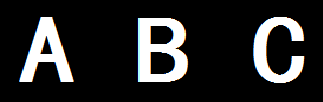
#> input picture chapter7/images/ABC.png, 323 x 102 px
$ python MatchShapes.py
#> lines starting #> are read from the running program, lines starting #| are printed output that depends on the picture; after the words box and inside, x2 and y2 are one past the last pixel; in counts of white or black regions, pixels touching at a corner belong together
# -*- coding:utf-8 -*-
import cv2 as cv
import sys


if __name__ == '__main__':
    # 读取图像ABC.png
    image1 = cv.imread('./images/ABC.png')
#> image1 is the input picture: shape (102, 323, 3); mean B, G, R 40.6, 40.7, 40.5
    if image1 is None:
        print('Failed to read ABC.png.')
        sys.exit()

    image2 = cv.imread('./images/B.png')
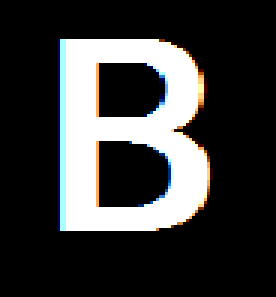
#> input picture chapter7/images/B.png, 92 x 99 px (shown 3 times larger)
#> image2 is the input picture: shape (99, 92, 3); mean B, G, R 57.8, 57.9, 57.4
    if image2 is None:
        print('Failed to read B.png.')
        sys.exit()
    cv.imshow('B', image2)

    # 灰度化
    gray1 = cv.cvtColor(image1, cv.COLOR_BGR2GRAY)
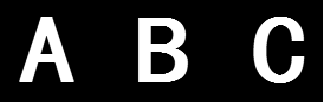
#> gray1: shape (102, 323); min 0, max 255, mean 40.6
    gray2 = cv.cvtColor(image2, cv.COLOR_BGR2GRAY)
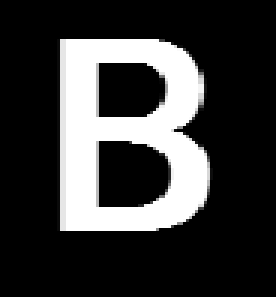
#> gray2: shape (99, 92) (shown 3 times larger); min 0, max 255, mean 57.7

    # 二值化
    _, binary1 = cv.threshold(gray1, 0, 255, cv.THRESH_BINARY)
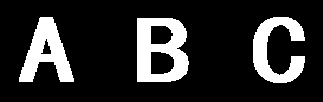
#> binary1: shape (102, 323); 17.5% white; 3 white regions, box (x1, y1, x2, y2) and area: (137, 18, 189, 82) 2245, (19, 17, 74, 82) 1780, (253, 17, 305, 83) 1742
    _, binary2 = cv.threshold(gray2, 0, 255, cv.THRESH_BINARY)
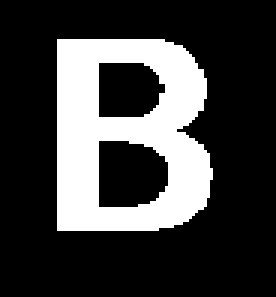
#> binary2: shape (99, 92) (shown 3 times larger); 24.6% white; 1 white region

    # 轮廓检测
    contours1, _ = cv.findContours(binary1, mode=cv.RETR_TREE, method=cv.CHAIN_APPROX_SIMPLE)
#> contours1 = 6 contours; box (x1, y1, x2, y2) and area: (137, 18, 189, 82) 2924, (19, 17, 74, 82) 1741, (253, 17, 305, 83) 1593, (150, 51, 175, 75) 482, (150, 25, 174, 45) 378, (40, 38, 52, 55) 96
    contours2, _ = cv.findContours(binary2, mode=cv.RETR_TREE, method=cv.CHAIN_APPROX_SIMPLE)
#> contours2 = 3 contours; box (x1, y1, x2, y2) and area: (19, 13, 71, 77) 2924, (32, 46, 57, 70) 482, (32, 20, 56, 40) 378

    # Hu距计算
    hu = cv.HuMoments(cv.moments(contours2[0]))
#> hu = [0.173, 0.00205, 4.1e-05, 5.17e-07, -1.37e-12, -1.12e-08, 1.95e-12]

    # 轮廓匹配
    for i in range(len(contours1)):
        hu1 = cv.HuMoments(cv.moments(contours1[i]))
        dist = cv.matchShapes(hu1, hu, cv.CONTOURS_MATCH_I1, 0)
        if dist < 1:
            cv.drawContours(image1, contours1, i, (0, 0, 255), 3, 8)
#> this loop made 6 passes
#> dist on passes 1 to 6: 2.84e-14, 0.621, 0.283, 1.17, 13.83, 13.78
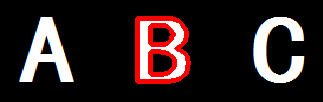
#> image1: shape (102, 323, 3); 5.41% of pixels changed, all inside (x1, y1, x2, y2) = (135, 16, 191, 84)

    # 展示结果
    cv.imshow('Match Result', image1)
    cv.waitKey(0)
    cv.destroyAllWindows()
